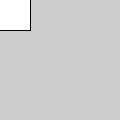
Frame 1 (no input)
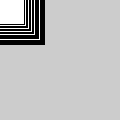
Frame 60 (the mouse pressed at the canvas centre just before this capture)
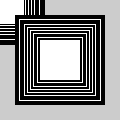
Frame 120 (the mouse held since frame 60 and released just before this capture)

The Processing sketch that drew these frames (run headless with seeded random() and noise(); from frame 60 on, the mouse is pressed at the canvas centre):

// Processing sketch: Example_7_22
// ── Example_7_22.pde
float angle = 0.0;

void setup(){
	size(120, 120);
	smooth();
}

void draw(){
	translate(mouseX, mouseY);
	float scalar = sin(angle) + 2;
	scale(scalar);
	strokeWeight(1.0 / scalar);
	rect(-15, -15, 30, 30);
	angle += 0.1;
}
